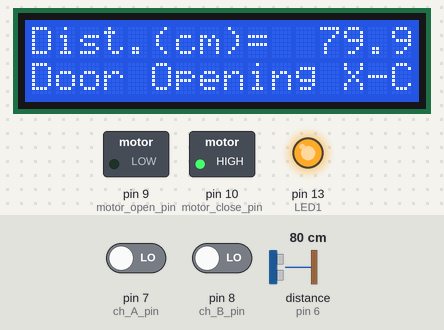
The sketch below on a simulated Arduino Uno, built with avr-gcc and run on an emulated ATmega328P. On the bench: 16×2 character LCD, switched loads named in the sketch (green lamp = pin HIGH), output pins drawn as LEDs (lit = HIGH). The test bench sets the inputs (shaded band); at power-on: pin 8 (ch_B_pin) LOW, distance to the obstacle (sensor on pin 6) 80 cm, pin 7 (ch_A_pin) LOW. The echo pulse lasts 58.3 µs per cm; what the sketch prints to the serial monitor is not drawn.

Above: at 1.02 s.
1.3 s: pin 8 (ch_B_pin) driven HIGH
At 1.99 s:
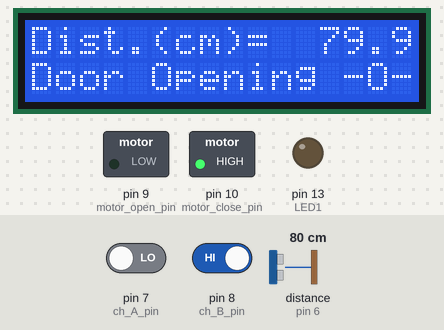
3.2 s: distance to the obstacle (sensor on pin 6) set to 7 cm
At 3.92 s:
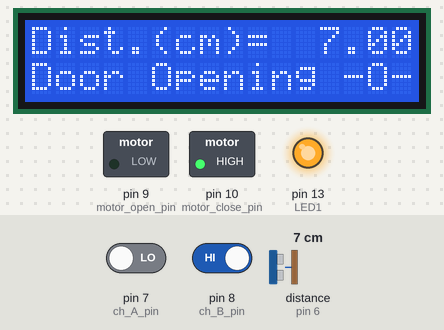
4.9 s: distance to the obstacle (sensor on pin 6) set to 4 cm
At 5.49 s:
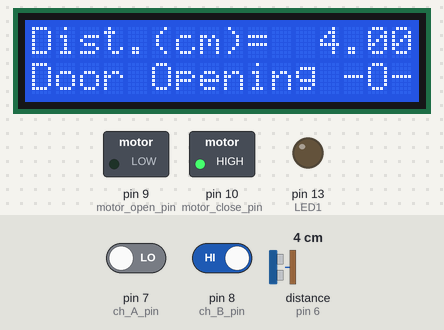
6.7 s: pin 8 (ch_B_pin) driven LOW
At 8.31 s:
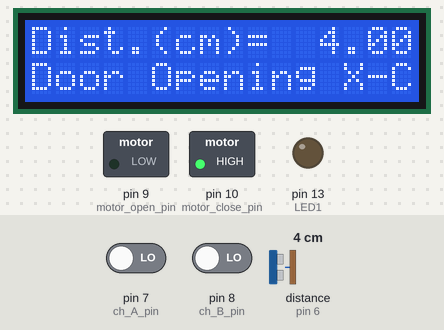
9.7 s: distance to the obstacle (sensor on pin 6) set to 2 cm
At 10.2 s:
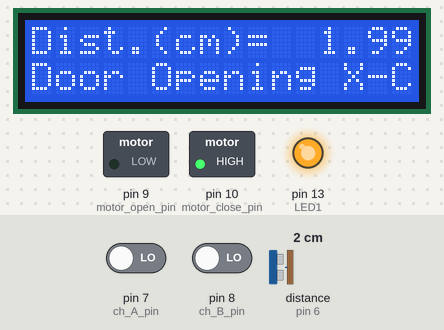
Timing chart, 0 to 12.4 s (numbered marks = the images above; inputs shaded):
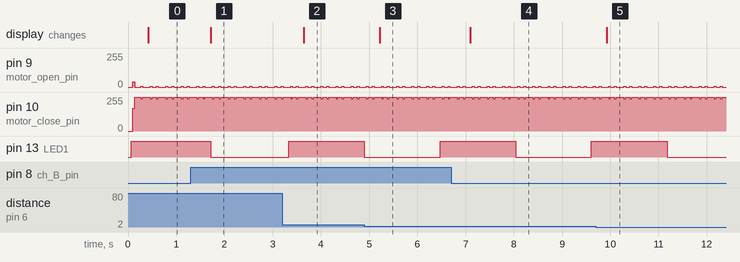

The sketch:

Final_Version_1_rev_005.ino
```cpp
// Michael Calixto
/* Version 1. Here's the testing for
 *  Heartbeat LED
 *  Ultrasonic
 *  LCD Display
 *  Motor
 *  Encoder
 */

// Libraries
  #include <LiquidCrystal.h> // Library for LCD Display
  #include <NewPing.h> // Library for Ultrasonic Sensor

// Input Pins
  // LED Heartbeat
    const int LED1=13;

  // Pins for Ultrasonic
    #define Trigger_Pin 6 // Insert in pin 6
    #define Echo_Pin 6  // Insert in pin 6
    #define Max_Distance 100 // Maximum Distance for Sensor to read

  // Pins for LCD
    LiquidCrystal lcd(12, 11, 5, 4, 3, 2);

  // Pins for Motor
    #define motor_open_pin 9
    #define motor_close_pin 10

  // Encoder
    #define ch_A_pin 7
    #define ch_B_pin 8

  // Timers Statements
    unsigned long int Ultrasonic_timer1;
    unsigned long int LCD_timer2;
    unsigned long int door_control_timer3;
    unsigned long int update_encoder_timer_in_ms_timer4;
    unsigned long int print_timer5;
    unsigned long int Heartbeat_timer6;

  // Door Statement
    int door_state = 0;
    void door_state_0(void);
    void door_state_1(void);
    void door_state_2(void);
    void door_state_3(void);

  // void Statements
    void Heartbeat(void);
    void ultrasonic(void);
    void update_lcd(void);
    void door_control(void);
    void read_encoder(void);
    void timers(void);

  // void Status for Door
    void motor_open_door(void);
    void motor_close_door(void);
    void motor_stop(void);


  // Ultrasonic Sensor Reading Values
    NewPing sonar(Trigger_Pin, Echo_Pin, Max_Distance);
    float duration_sensor, distance, user;

  // Ultrasonic Average Values
    int iterations = 5;

  // Door status
    int is_door_closed(void);
    int is_door_open(void);
    int is_user_detected(void);

  // Encoder readings
    unsigned int encoder_state = 0;
    unsigned long encoder_pulse_duration_in_ms;
    unsigned int motor_position = 0;

// put your setup code here, to run once:
void setup()
{
  // Heartbeat LED
    pinMode(LED1,OUTPUT);

  // Read from Ultrasonic
    Serial.begin(9600);

  // LCD First Line statement
    lcd.begin(16,2);
    lcd.print(distance);

   // Motor Outputs
    pinMode(motor_open_pin,OUTPUT);
    pinMode(motor_close_pin,OUTPUT);

   // Encoder Inputs
    pinMode(ch_A_pin,INPUT);
    pinMode(ch_B_pin,INPUT);
}

// put your main code here, to run repeatedly:
void loop()
{

  ultrasonic();
  update_lcd();
  door_control();
  read_encoder();
  Heartbeat();
  timers();

}
// Program for Ultrasonic
void ultrasonic()
{
  if(Ultrasonic_timer1>=1)
  {
    Ultrasonic_timer1=0;
    duration_sensor = sonar.ping_median(iterations);
    distance = (duration_sensor/2)*0.0343;
    Serial.print("Distance = ");
    user=distance;
    if (distance>=100 || distance <= 5)
    {
      Serial.println("Not In Range");
      is_user_detected == 0;
    }
    else
    {
      Serial.print(distance);
      Serial.println(" cm");
      is_user_detected == 1;
    }
  }
}
// Program for LCD
void update_lcd()
{
  if(LCD_timer2>=2)
  {
    LCD_timer2=0;
     lcd.begin(16,2);

     lcd.print("Dist.(cm)=  ");
     lcd.print(distance);

     // Status for Door
      lcd.setCursor(0,1);
      lcd.print("Door ");

      // Added cases ****
      switch(door_state)
      {
        case 0:// closed
        lcd.setCursor(5,2);
        lcd.print("Closed ");
        break;

        case 1: // opening
        lcd.setCursor(5,2);
        lcd.print("Opening");
        break;

        case 2: // open
        lcd.setCursor(5,2);
        lcd.print("Open   ");
        break;

        case 3: // closing
        lcd.setCursor(5,2);
        lcd.print("Closing");
        break;
      }

      lcd.setCursor(13,1);
      if(is_user_detected() == 1)
        lcd.print("X");
      else
      lcd.print("-");

      lcd.setCursor(14,1);
      if(is_door_open() ==1)
      lcd.print("O");
      else
      lcd.print("-");

      lcd.setCursor(15,1);
      if(is_door_closed() == 1)
      lcd.print("C");
      else
      lcd.print("-");


      /*
      if (is_door_closed == 1)
      {
        lcd.setCursor(8,14);
        lcd.print("C");
      }
      if (is_door_open == 1)
      {
        lcd.setCursor(8,14);
        lcd.print("O");
      }
      if (is_user_detected == 1)
      {
        lcd.setCursor(8,14);
        lcd.print("X");
      }

     */

  }
}

// READ ENCODER
void read_encoder(void)
{
  static int encoder_case;
  int encoder_case_temp = 0;

  if(digitalRead(ch_A_pin))
    encoder_case_temp+=1;
  if(digitalRead(ch_B_pin))
    encoder_case_temp+=2;

    if(encoder_case != encoder_case_temp)
    {
      Serial.print("case = ");
      Serial.print(encoder_case_temp);
      Serial.print("  position = ");
      Serial.println(motor_position);
    }


  switch(encoder_case)
  {
    case 0:
      if(encoder_case_temp == 2)
        motor_position--;
      if(encoder_case_temp == 1)
        motor_position++;
      break;
    case 1:
      if(encoder_case_temp == 0)
        motor_position--;
      if(encoder_case_temp == 3)
        motor_position++;
      break;
        case 3:
      if(encoder_case_temp == 1)
        motor_position--;
      if(encoder_case_temp == 2)
        motor_position++;
      break;

    case 2:
      if(encoder_case_temp == 3)
        motor_position--;
      if(encoder_case_temp == 0)
        motor_position++;
      break;

  }


  encoder_case = encoder_case_temp;
}

// Question: Is the door closed?
int is_door_closed(void)
{
  // Do this
  if(motor_position <=20)
  {
    return 1;
  }
  else
  {
    return 0;
  }

}
// Question: Is door open?
int is_door_open(void)
{

  // Do This
 if(motor_position>=10)
  {
    return 1;
  }
  else
  {
    return 0;
  }

}
// Question: Is the User Detected?

int is_user_detected (void)

{
  // Do This
  if(motor_position<=90)

  {
    return 1;
  }
  else
  {
    return 0;
  }
}


// Door Control
void door_control(void)
{
  switch(door_state)
  {
    case 0:  // close

      motor_stop();
      if(is_user_detected() == 1);
      {

        // go to opening state
          door_state = 1;
          // This is added
          motor_open_door == 1;


      }
      break;

     case 1:  // opening
      motor_open_door();
      if(is_door_open() == 1)
      {

          door_state = 2;
          door_control_timer3 = 0;
      }

      case 2:  // open position
        motor_stop();
        if(door_control_timer3 >= 50)
        {
          door_state =3;
        }
        if(is_user_detected() == 1)
        {
          door_control_timer3 = 0;
        }
       case 3: // closing the door
        motor_close_door();
        if(is_door_closed() == 1)

        {
          door_state = 0;
        }
        if(is_user_detected() ==1);
        {
          door_state = 1;
        }
        break;

        default:
          door_state = 0;

  }

}

// void door statements
void door_state_0 (void)
{
if (door_state = 0)
{
  motor_close_door;
}
}
void door_state_1 (void) // Case 0
{
if(door_state = 1)
{
  motor_open_door;
}
}
void door_state_2(void) // Case 1
{
if(door_state = 2)
{
  motor_open_door;
}
}
void door_state_3(void)// Case 2
{

}

// (Void) Door Position
void motor_open_door(void)
{
  digitalWrite(motor_open_pin, HIGH);
  digitalWrite(motor_close_pin, LOW);

}

void motor_close_door(void)
{
  digitalWrite(motor_open_pin, LOW);
  digitalWrite(motor_close_pin, HIGH);
}

void motor_stop(void)
{
  digitalWrite(motor_open_pin, LOW);
  digitalWrite(motor_close_pin, LOW);
}


// LED blinking
void Heartbeat()
{
  if(Heartbeat_timer6<10)
    {
      digitalWrite(LED1,HIGH);
    }
  else
    {
      digitalWrite(LED1,LOW);
        if(Heartbeat_timer6>=20)
          {
              Heartbeat_timer6=0;
          }

    }
}

// Timers
void timers(void)
{
  static unsigned long ms_runtime;
  static unsigned int one_ms_timer;

  if(millis() > ms_runtime)
  {
    ms_runtime++;
    one_ms_timer++;
  }
 else if(ms_runtime > millis())
    ms_runtime = millis();

  if(one_ms_timer > 99) // every 100 ms
  {
    one_ms_timer = 0;
    Ultrasonic_timer1++;
    LCD_timer2++;
    door_control_timer3;
    update_encoder_timer_in_ms_timer4++;
    print_timer5++;
    Heartbeat_timer6++;
  }
}
```

Measured:
- the behaviour switches between 6 and 5 cm on distance to the obstacle (sensor on pin 6) (found by bisection; images 2 and 3)
- after the input at 1.3 s, the display: changes after 0.41 s (image 1)
- after the input at 3.2 s, the display: changes after 0.44 s (image 2)
- after the input at 4.9 s, the display: changes after 0.32 s (image 3)
- after the input at 6.7 s, the display: changes after 0.40 s (image 4)
- after the input at 9.7 s, the display: changes after 0.22 s (image 5)
- by itself, pin 9 (motor_open_pin): repeats every 0.31 s: 0/255 0.08 s, 6/255 0.04 s, 0/255 0.15 s, 6/255 0.04 s
- by itself, pin 10 (motor_close_pin): repeats every 0.31 s: 255/255 0.08 s, 241/255 0.04 s, 255/255 0.15 s, 241/255 0.04 s
